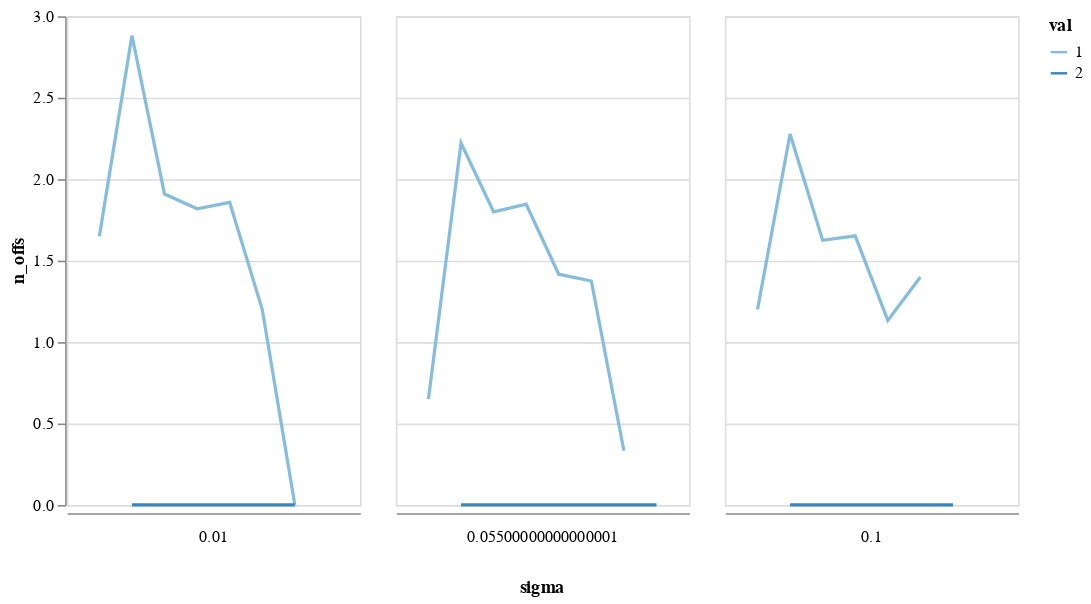

Here is the notebook cell this chart was saved with:
### Code cell


### Figure 1 — Vega-Lite specification as saved in the notebook (floating-point values rounded to 4 significant figures)
{"config": {"view": {"continuousWidth": 400, "continuousHeight": 300}}, "data": {"name": "data-449280760afb0ffefc42a680f1f76b80"}, "mark": "line", "encoding": {"color": {"type": "ordinal", "field": "val"}, "column": {"type": "ordinal", "field": "sigma", "header": {"orient": "bottom"}}, "x": {"type": "ordinal", "axis": {"labels": false, "ticks": false}, "field": "generation", "scale": {"padding": 1}, "title": null}, "y": {"type": "quantitative", "field": "n_offs"}}, "$schema": "https://vega.github.io/schema/vega-lite/v4.8.1.json", "datasets": {"data-449280760afb0ffefc42a680f1f76b80": [{"generation": 0, "n_offs": 1.65, "nbagents": 20, "val": 1.0, "var": "rank_id", "sigma": 0.01}, {"generation": 1, "n_offs": 2.882, "nbagents": 33, "val": 1.0, "var": "rank_id", "sigma": 0.01}, {"generation": 1, "n_offs": 0.0, "nbagents": 33, "val": 2.0, "var": "rank_id", "sigma": 0.01}, {"generation": 2, "n_offs": 1.909, "nbagents": 49, "val": 1.0, "var": "rank_id", "sigma": 0.01}, {"generation": 2, "n_offs": 0.0, "nbagents": 49, "val": 2.0, "var": "rank_id", "sigma": 0.01}, {"generation": 3, "n_offs": 1.818, "nbagents": 42, "val": 1.0, "var": "rank_id", "sigma": 0.01}, {"generation": 3, "n_offs": 0.0, "nbagents": 42, "val": 2.0, "var": "rank_id", "sigma": 0.01}, {"generation": 4, "n_offs": 1.857, "nbagents": 20, "val": 1.0, "var": "rank_id", "sigma": 0.01}, {"generation": 4, "n_offs": 0.0, "nbagents": 20, "val": 2.0, "var": "rank_id", "sigma": 0.01}, {"generation": 5, "n_offs": 1.2, "nbagents": 13, "val": 1.0, "var": "rank_id", "sigma": 0.01}, {"generation": 5, "n_offs": 0.0, "nbagents": 13, "val": 2.0, "var": "rank_id", "sigma": 0.01}, {"generation": 6, "n_offs": 0.0, "nbagents": 6, "val": 1.0, "var": "rank_id", "sigma": 0.01}, {"generation": 6, "n_offs": 0.0, "nbagents": 6, "val": 2.0, "var": "rank_id", "sigma": 0.01}, {"generation": 0, "n_offs": 0.65, "nbagents": 20, "val": 1.0, "var": "rank_id", "sigma": 0.055}, {"generation": 1, "n_offs": 2.222, "nbagents": 13, "val": 1.0, "var": "rank_id", "sigma": 0.055}, {"generation": 1, "n_offs": 0.0, "nbagents": 13, "val": 2.0, "var": "rank_id", "sigma": 0.055}, {"generation": 2, "n_offs": 1.8, "nbagents": 20, "val": 1.0, "var": "rank_id", "sigma": 0.055}, {"generation": 2, "n_offs": 0.0, "nbagents": 20, "val": 2.0, "var": "rank_id", "sigma": 0.055}, {"generation": 3, "n_offs": 1.846, "nbagents": 18, "val": 1.0, "var": "rank_id", "sigma": 0.055}, {"generation": 3, "n_offs": 0.0, "nbagents": 18, "val": 2.0, "var": "rank_id", "sigma": 0.055}, {"generation": 4, "n_offs": 1.417, "nbagents": 24, "val": 1.0, "var": "rank_id", "sigma": 0.055}, {"generation": 4, "n_offs": 0.0, "nbagents": 24, "val": 2.0, "var": "rank_id", "sigma": 0.055}, {"generation": 5, "n_offs": 1.375, "nbagents": 17, "val": 1.0, "var": "rank_id", "sigma": 0.055}, {"generation": 5, "n_offs": 0.0, "nbagents": 17, "val": 2.0, "var": "rank_id", "sigma": 0.055}, {"generation": 6, "n_offs": 0.3333, "nbagents": 11, "val": 1.0, "var": "rank_id", "sigma": 0.055}, {"generation": 6, "n_offs": 0.0, "nbagents": 11, "val": 2.0, "var": "rank_id", "sigma": 0.055}, {"generation": 7, "n_offs": 0.0, "nbagents": 1, "val": 2.0, "var": "rank_id", "sigma": 0.055}, {"generation": 0, "n_offs": 1.2, "nbagents": 20, "val": 1.0, "var": "rank_id", "sigma": 0.1}, {"generation": 1, "n_offs": 2.278, "nbagents": 24, "val": 1.0, "var": "rank_id", "sigma": 0.1}, {"generation": 1, "n_offs": 0.0, "nbagents": 24, "val": 2.0, "var": "rank_id", "sigma": 0.1}, {"generation": 2, "n_offs": 1.625, "nbagents": 41, "val": 1.0, "var": "rank_id", "sigma": 0.1}, {"generation": 2, "n_offs": 0.0, "nbagents": 41, "val": 2.0, "var": "rank_id", "sigma": 0.1}, {"generation": 3, "n_offs": 1.652, "nbagents": 39, "val": 1.0, "var": "rank_id", "sigma": 0.1}, {"generation": 3, "n_offs": 0.0, "nbagents": 39, "val": 2.0, "var": "rank_id", "sigma": 0.1}, {"generation": 4, "n_offs": 1.133, "nbagents": 38, "val": 1.0, "var": "rank_id", "sigma": 0.1}, {"generation": 4, "n_offs": 0.0, "nbagents": 38, "val": 2.0, "var": "rank_id", "sigma": 0.1}, {"generation": 5, "n_offs": 1.4, "nbagents": 17, "val": 1.0, "var": "rank_id", "sigma": 0.1}, {"generation": 5, "n_offs": 0.0, "nbagents": 17, "val": 2.0, "var": "rank_id", "sigma": 0.1}, {"generation": 6, "n_offs": 0.0, "nbagents": 7, "val": 2.0, "var": "rank_id", "sigma": 0.1}]}}
